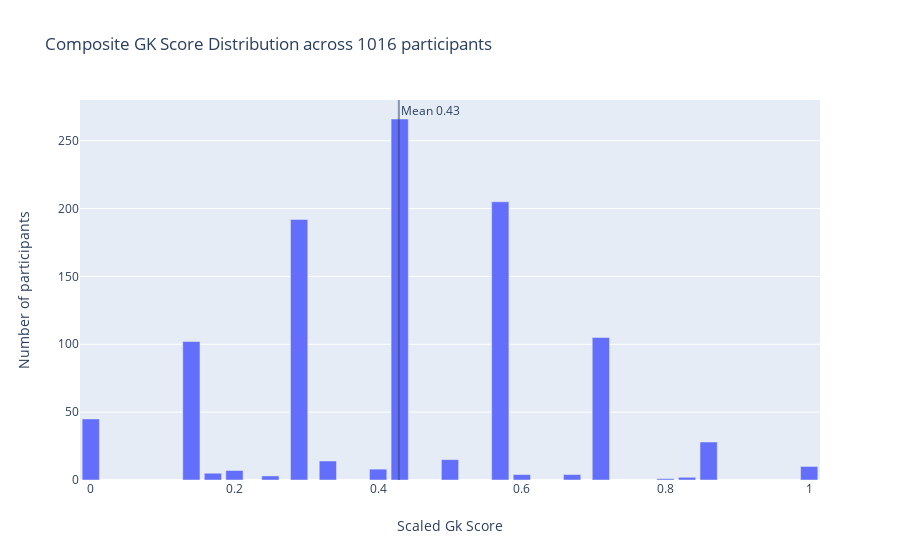

Notebook source saved alongside this figure:
### Code cell
# progress distribution
cnt_srs = new_df['Valid'].value_counts()

trace = go.Bar(
    x=cnt_srs.index,
    y=cnt_srs.values,
    marker=dict(
        #color = np.random.randn(500), #set color equal to a variable
        #color = cnt_srs.values,
        showscale=True
    ),
)


layout = go.Layout(
    title='Composite GK Score Distribution across {} participants'.format(len(new_df))
)
data = [trace]
fig = go.Figure(data=data, layout=layout)

fig.add_vline(x=new_df['Valid'].mean(), opacity=.5, annotation_text="Mean {}".format(new_df['Valid'].mean().round(2)))
fig.update_traces(showlegend=False)
fig.update_traces(marker_showscale=False)

fig.update_xaxes(
        tickangle = 0,
        title_text = "Scaled Gk Score",
        title_font = {"size": 14},
        title_standoff = 25)

fig.update_yaxes(
        title_text = "Number of participants",
        title_standoff = 25)

### Figure 1 — Plotly figure (JSON) as saved in the notebook; plotly's stock layout.template omitted (floating-point values rounded to 4 significant figures)
{"data": [{"marker": {"showscale": false}, "showlegend": false, "type": "bar", "x": [0.43, 0.57, 0.29, 0.71, 0.14, 0, 0.86, 0.5, 0.33, 1, 0.4, 0.2, 0.17, 0.67, 0.6, 0.25, 0.83, 0.8], "y": [266, 205, 192, 105, 102, 45, 28, 15, 14, 10, 8, 7, 5, 4, 4, 3, 2, 1]}], "layout": {"annotations": [{"showarrow": false, "text": "Mean 0.43", "x": 0.4288, "xanchor": "left", "xref": "x", "y": 1, "yanchor": "top", "yref": "y domain"}], "shapes": [{"opacity": 0.5, "type": "line", "x0": 0.4288, "x1": 0.4288, "xref": "x", "y0": 0, "y1": 1, "yref": "y domain"}], "title": {"text": "Composite GK Score Distribution across 1016 participants"}, "xaxis": {"tickangle": 0, "title": {"font": {"size": 14}, "standoff": 25, "text": "Scaled Gk Score"}}, "yaxis": {"title": {"standoff": 25, "text": "Number of participants"}}}}
